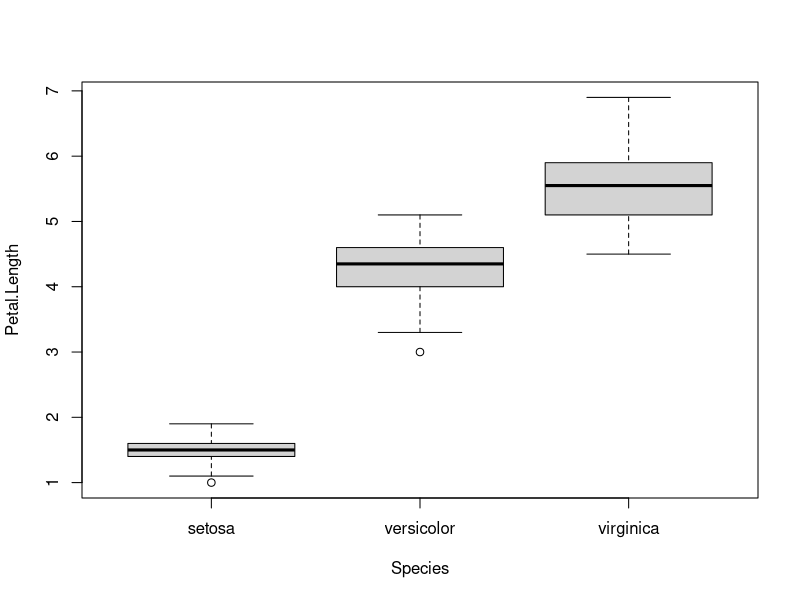
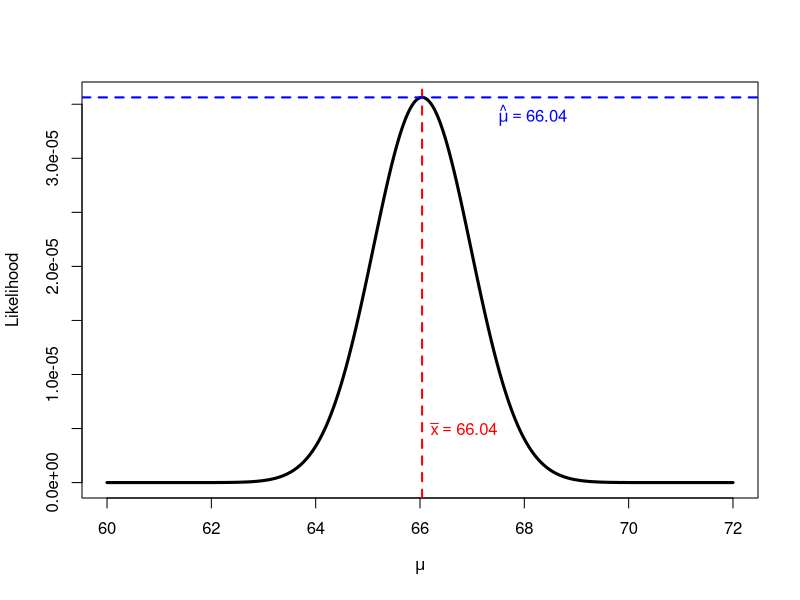
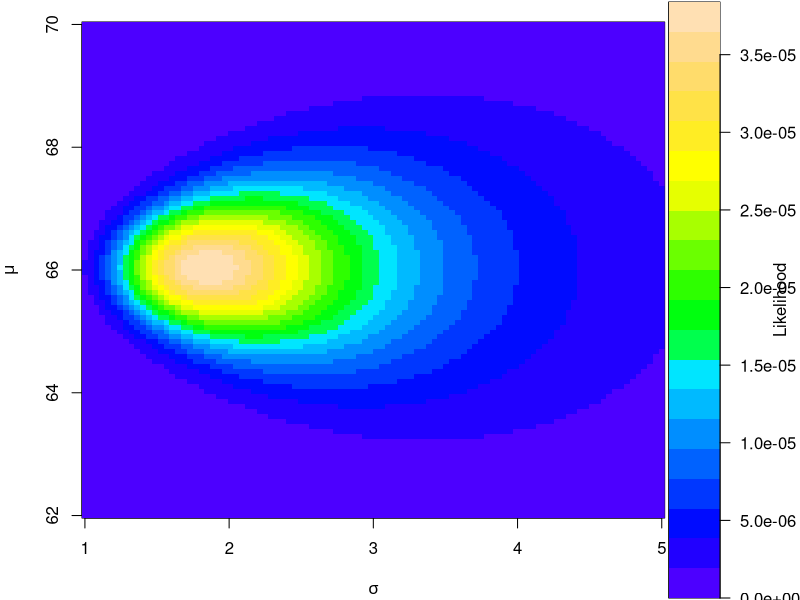
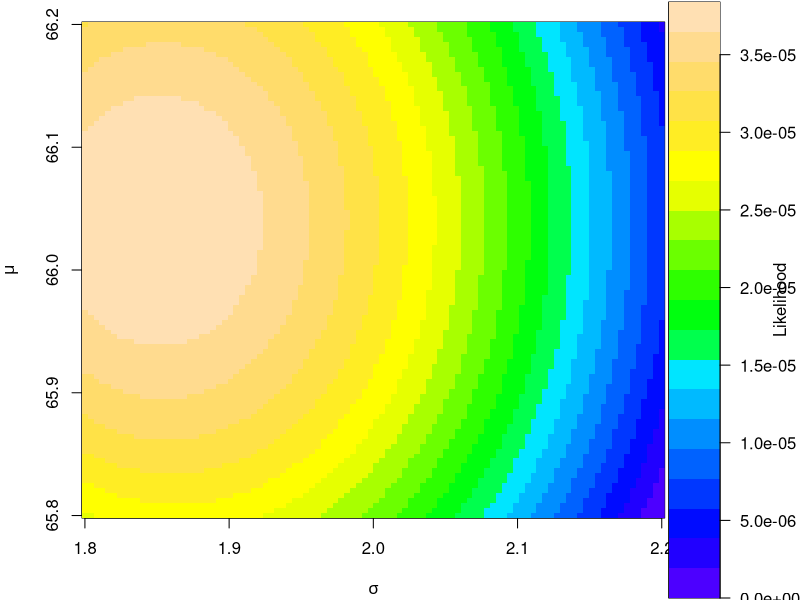
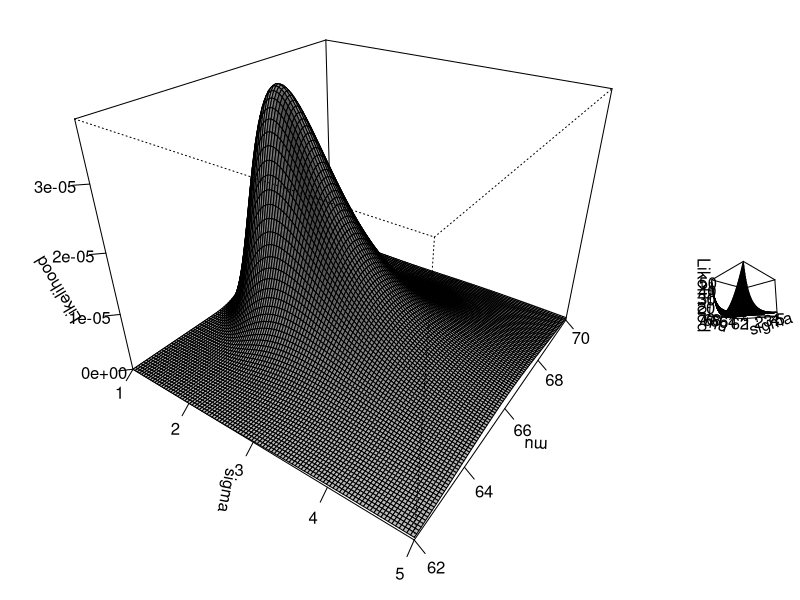

Here is the R script that generated these plots, in order:
## ---- chunk 1
#| fig-cap: "Variation in petal length among 3 species of *Iris*"
#| label: fig-iris1
boxplot(Petal.Length~Species, data=iris)
## ---- chunk 2
# estimate the sample mean of petal length
aggregate(Petal.Length~Species, data=iris, mean)
## ---- chunk 3
# calculate sample SD of petal length
aggregate(Petal.Length~Species, data=iris, sd)
## ---- chunk 4
mod1 <- aov(Petal.Length~Species, data=iris)
summary(mod1)
## ---- chunk 5
a <- c(63.6, 66.5, 64.2, 67.6, 68.3)
mean(a)
## ---- chunk 6
sd(a)
## ---- chunk 7
samp.sd <- 2.1
dnorm(a, mean=64, sd=samp.sd)
## ---- chunk 8
dnorm(a, mean=66, sd=samp.sd)
## ---- chunk 9
dnorm(a, mean=68, sd=samp.sd)
## ---- chunk 10
prod(dnorm(a, mean=64, sd=samp.sd))
## ---- chunk 11
prod(dnorm(a, mean=66, sd=samp.sd))
## ---- chunk 12
prod(dnorm(a, mean=68, sd=samp.sd))
## ---- chunk 13
#| fig.width: 8
#| fig.height: 7
#| label: fig-likelihood1

# series of possible mu to test
test.mu <- seq(60, 72, by=0.01)

# number of possible mu
n <- length(test.mu)

# set up vector to hold likelihood
# function of each candidate mu
lik <- numeric(n)

# calculate likelihoods of mu's in a loop
for(i in 1:n){lik[i] <- prod(dnorm(a, test.mu[i], sd=samp.sd))}#i

# now plot the likelihood function vs. mu
plot(test.mu, lik, type="l", lwd=3,
     xlab=expression(mu),
     ylab="Likelihood")
abline(v=mean(a), lwd=2, lty=2, col="red")
text(66.2, 0.5e-5, expression(bar(x)==66.04), adj=0, col="red")
abline(h=lik[which.max(lik)], lty=2, lwd=2, col="blue")
text(67.5, 3.4e-5, expression(hat(mu)==66.04), adj=0, col="blue")
## ---- chunk 14
# range of population means to test
test.mu <- seq(62, 70, length=100)

# range of population SDs to test
test.sigma <- seq(1, 5, length=100)

# matrix to hold likelihood values
Lmat <- matrix(NA, nrow=100, ncol=100)

# fill LMat in a loop
for(i in 1:100){
  mu.i <- test.mu[i]
  for(j in 1:100){
    sigma.j <- test.sigma[j]
    Lmat[i,j] <- prod(dnorm(a, mean=mu.i, sd=sigma.j))
  }#j
}#i
## ---- chunk 15
#| fig-cap: "The likelihood surface of a model with 2 parameters, $mu$ and $sigma$ resulting from a wide parameter search space,  shown as a heatmap with `image()`."
#| label: fig-heat1


# make the heatmap

## sequence of breaks
brks <- seq(min(Lmat), max(Lmat), length=21)

## colors (length of brks - 1)
cols <- topo.colors(20)

# wide panel for plot, narrow panel for legend
layout(matrix(c(1, 2), nrow=1), widths=c(5, 1))

# likelihood surface
par(mar=c(4.1, 4.1, 1.1, 0.1))
image(x=test.sigma, y=test.mu, z=t(Lmat),
      breaks=brks, col=cols,
      xlab=expression(sigma),
      ylab=expression(mu))

# color legend
par(mar=c(0.1, 0.1, 0.1, 4))

image(
  x=1,
  y=brks,
  z=matrix(brks[-1], nrow=1),
  breaks=brks,
  col=cols,
  xaxt="n", yaxt="n",
  xlab="",
  ylab="Likelihood"
)
axis(4, las=1)
mtext("Likelihood", side=4, line=2.5)
## ---- chunk 16
#| fig-cap: "The likelihood surface of a model with 2 parameters, $mu$ and $sigma$, with a narrowed parameter search space, shhown as a heatmap with `image()`."
#| label: fig-heat2

# range of population means to test
test.mu2 <- seq(65.8, 66.2, length=100)

# range of population SDs to test
test.sigma2 <- seq(1.8, 2.2, length=100)

# matrix to hold likelihood values
Lmat2 <- matrix(NA, nrow=100, ncol=100)

# fill LMat in a loop
for(i in 1:100){
  mu.i <- test.mu2[i]
  for(j in 1:100){
    sigma.j <- test.sigma2[j]
    Lmat2[i,j] <- prod(dnorm(a, mean=mu.i, sd=sigma.j))
  }#j
}#i

# make the heatmap

## sequence of breaks
brks2 <- seq(min(Lmat2), max(Lmat2), length=21)

## colors (length of brks - 1)
cols <- topo.colors(20)

# wide panel for plot, narrow panel for legend
layout(matrix(c(1, 2), nrow=1), widths=c(5, 1))

# likelihood surface
par(mar=c(4.1, 4.1, 1.1, 0.1))
image(x=test.sigma2, y=test.mu2, z=t(Lmat2),
      breaks=brks2, col=cols,
      xlab=expression(sigma),
      ylab=expression(mu))

# color legend
par(mar=c(0.1, 0.1, 0.1, 4))

image(
  x=1,
  y=brks,
  z=matrix(brks2[-1], nrow=1),
  breaks=brks2,
  col=cols,
  xaxt="n", yaxt="n",
  xlab="",
  ylab="Likelihood"
)
axis(4, las=1)
mtext("Likelihood", side=4, line=2.5)
## ---- chunk 17
#| fig-cap: "The likelihood surface for a model with 2 parameters, $mu$ and $sigma$."
#| label: fig-surface1

par(mar=c(2,2,1,1))
persp(
  test.sigma, test.mu, t(Lmat),
  xlab=expression(sigma),
  ylab=expression(mu),
  zlab="Likelihood",
  theta=35,
  phi=30,
  expand=0.8,
  ticktype="detailed",
  shade=0.4
)
## ---- chunk 18
#| fig-cap: "The log-likelihood surface for a model with 2 parameters, $mu$ and $sigma$."
#| label: fig-surface2

NLL <- -1 * log(t(Lmat))
par(mar=c(2,2,1,1))
persp(
  test.sigma, test.mu, NLL,
  xlab=expression(sigma),
  ylab=expression(mu),
  zlab="Likelihood",
  theta=-45,
  phi=-10,
  expand=0.8,
  ticktype="detailed",
  shade=0.4
)
